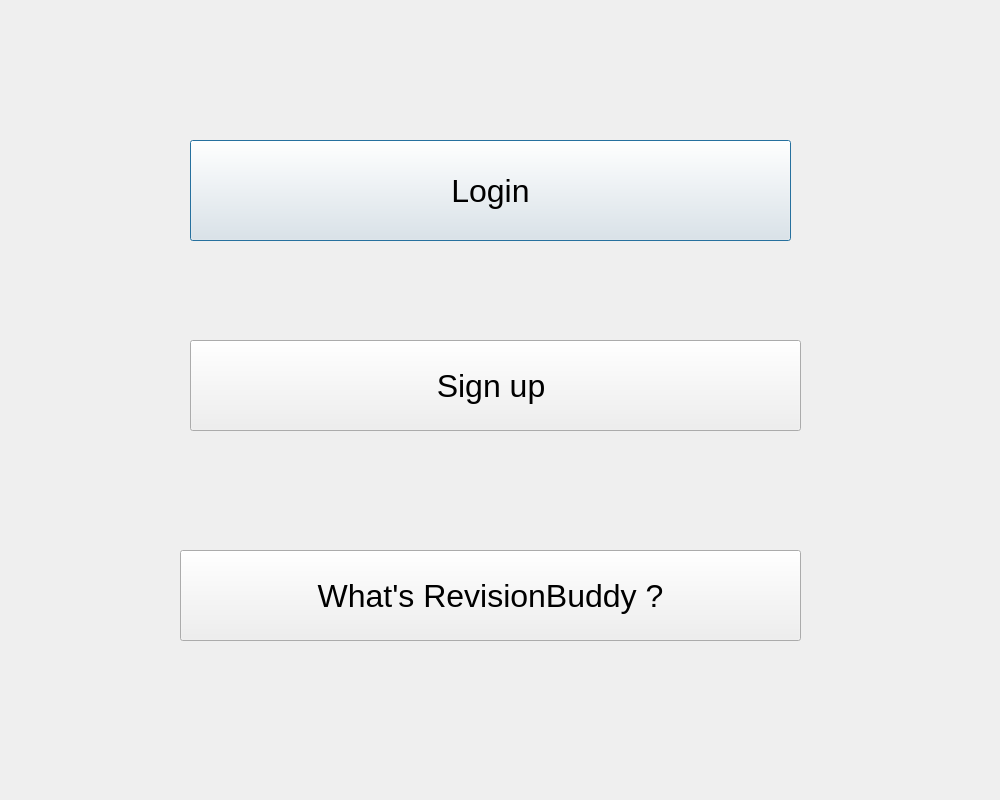
<?xml version="1.0" encoding="UTF-8"?>
<ui version="4.0">
 <class>Dialog</class>
 <widget class="QDialog" name="Dialog">
  <property name="geometry">
   <rect>
    <x>0</x>
    <y>0</y>
    <width>1000</width>
    <height>800</height>
   </rect>
  </property>
  <property name="windowTitle">
   <string>Dialog</string>
  </property>
  <widget class="QPushButton" name="LoginBut">
   <property name="geometry">
    <rect>
     <x>190</x>
     <y>140</y>
     <width>601</width>
     <height>101</height>
    </rect>
   </property>
   <property name="font">
    <font>
     <pointsize>24</pointsize>
    </font>
   </property>
   <property name="text">
    <string>Login</string>
   </property>
  </widget>
  <widget class="QPushButton" name="SignUpBut">
   <property name="geometry">
    <rect>
     <x>190</x>
     <y>340</y>
     <width>611</width>
     <height>91</height>
    </rect>
   </property>
   <property name="font">
    <font>
     <pointsize>24</pointsize>
    </font>
   </property>
   <property name="text">
    <string>Sign up </string>
   </property>
  </widget>
  <widget class="QPushButton" name="InfoBut">
   <property name="geometry">
    <rect>
     <x>180</x>
     <y>550</y>
     <width>621</width>
     <height>91</height>
    </rect>
   </property>
   <property name="font">
    <font>
     <pointsize>24</pointsize>
    </font>
   </property>
   <property name="text">
    <string>What's RevisionBuddy ?</string>
   </property>
  </widget>
 </widget>
 <resources/>
 <connections/>
</ui>
